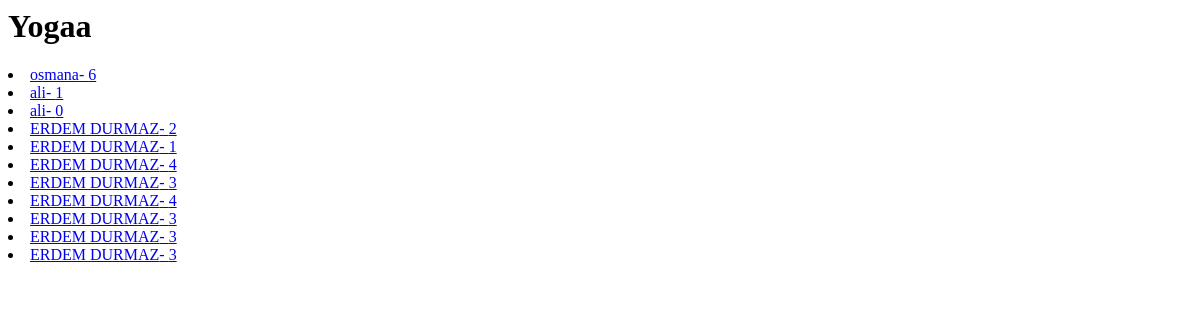
/1/results, run on an earlier commit of the app's database.
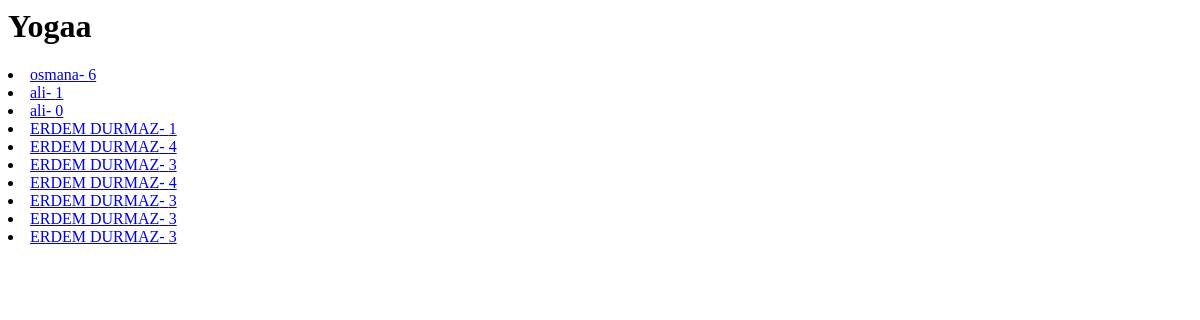
And on a later commit of the database.
### courses/models.py (models this page shows, shortened)
class Attendee(models.Model):
    course = models.ForeignKey(Course, on_delete=models.CASCADE)
    name = models.CharField(max_length=200)
    email = models.CharField(max_length=200)
    votes = models.IntegerField(default=0)

### courses/views.py (the view)
# urls.py: path('<int:course_id>/results', views.results, name= 'results'),
def results(request, course_id):
    course = get_object_or_404(Course, pk=course_id)
    return render(request, 'courses/results.html', {'course': course})

### templates/courses/results.html
<h1>{{course.course_name}}</h1>
{% for attendee in course.attendee_set.all %}
<li><a href="{% url 'courses:detail' course.id %}">{{ attendee.name }}- {{attendee.votes}}</a></li>
{% endfor %}

What changed in the data, as far as the page shows it:
removed Attendee: name "ERDEM DURMAZ", votes "2"
